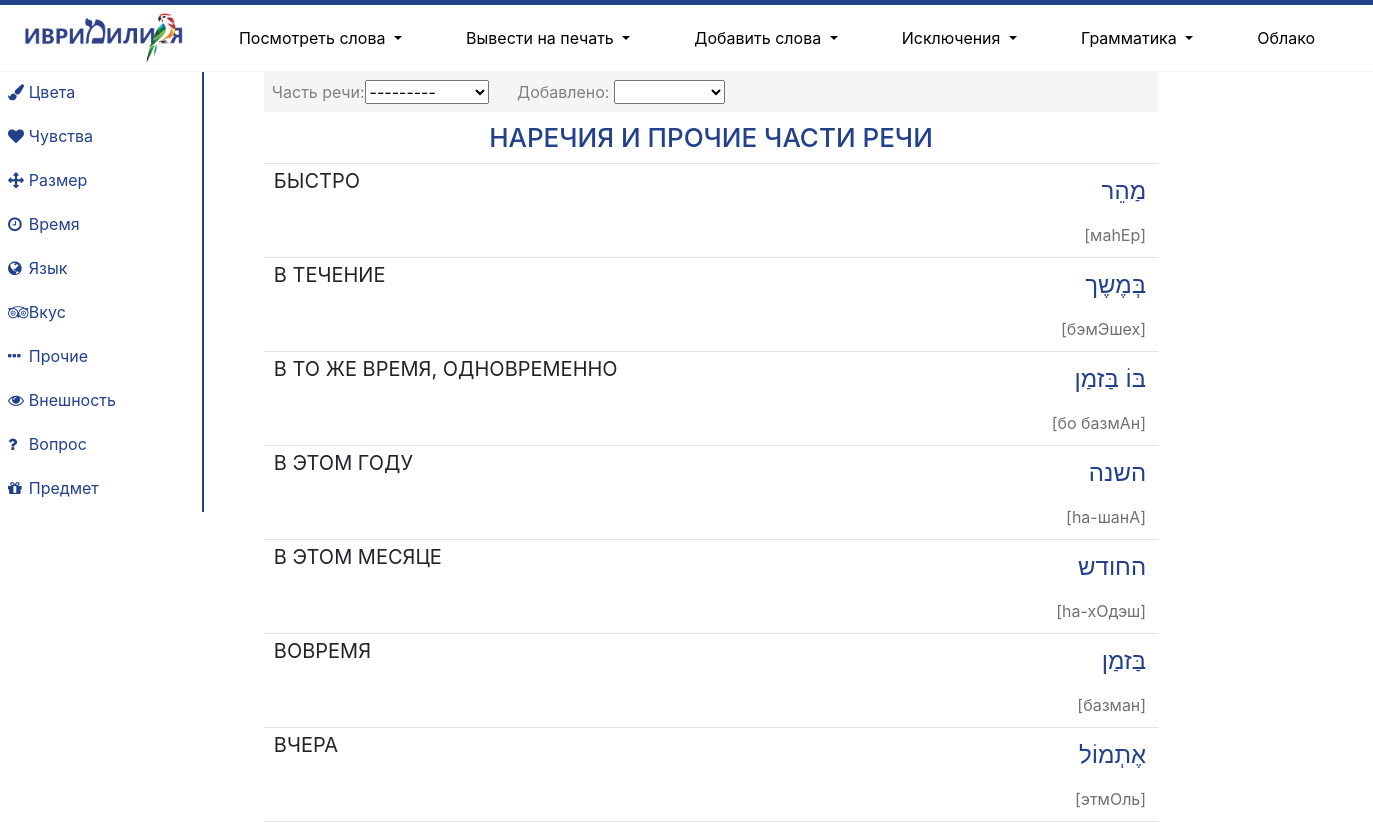
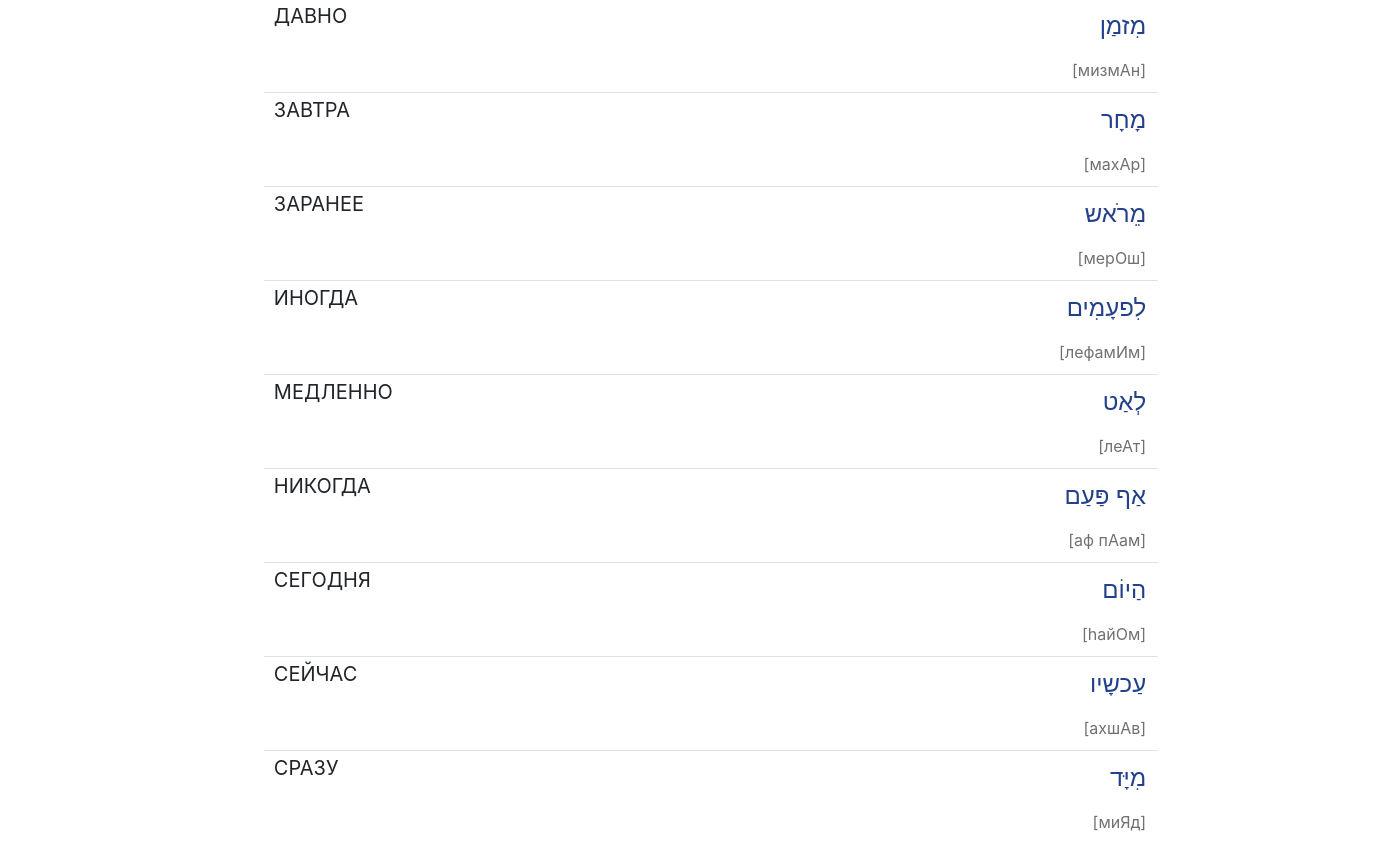
The app's page /adverbs/4/, older data (2 pictures, top to bottom).
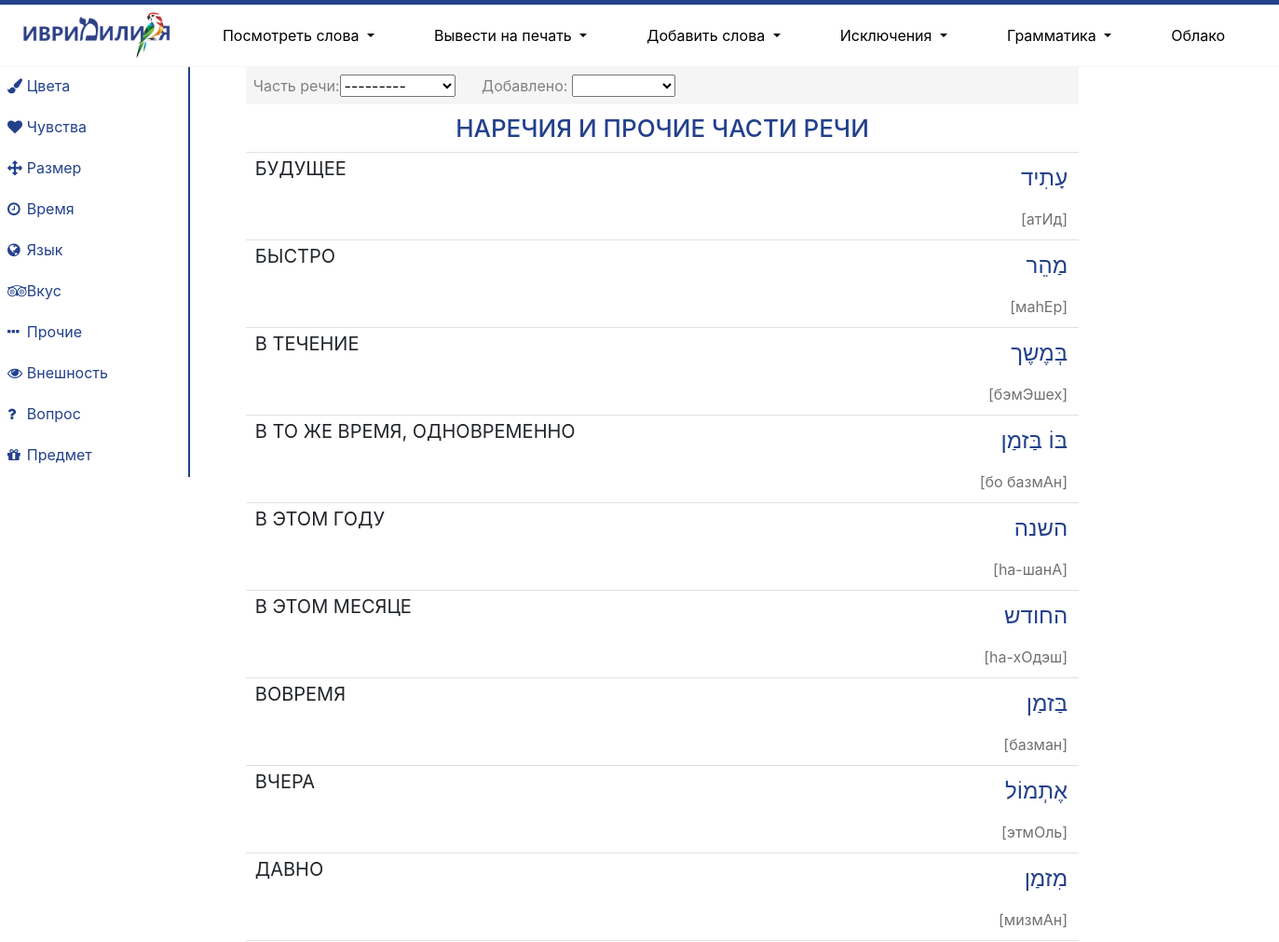
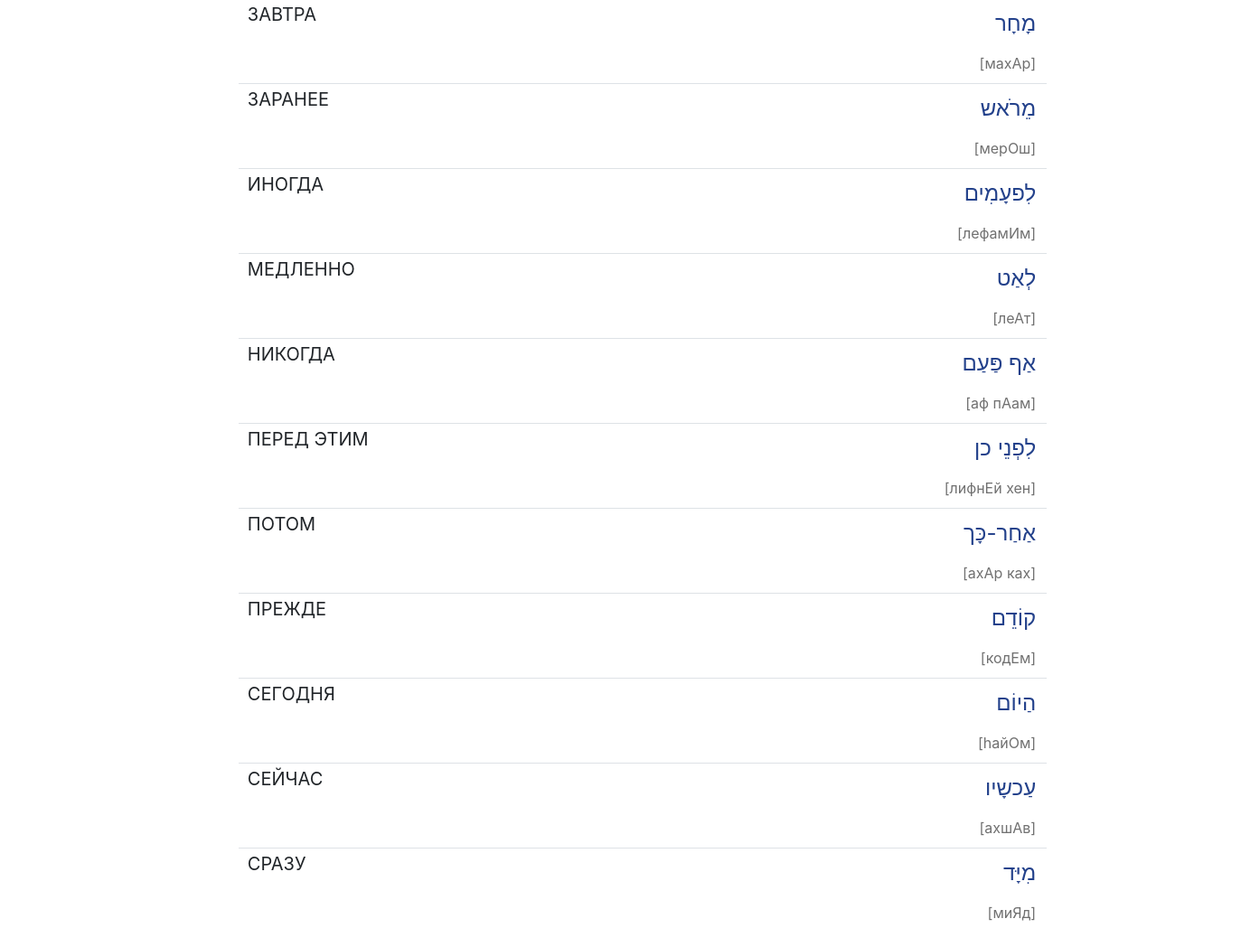
The same page, newer data (2 pictures, top to bottom).
### mycards/models.py (models this page shows, shortened)
class WordForm(models.Model):
    time = models.CharField(max_length=20, null=True, blank=True)
    gender = models.CharField(max_length=7, null=True, blank=True)
    number = models.CharField(max_length=13, null=True, blank=True)
    name = models.CharField(max_length=64, verbose_name='Название (для поиска)')
    vocal_name = models.CharField(max_length=64, verbose_name='Название с огласовками')
    exception = models.IntegerField(default=0)
    pronunciation = models.CharField(max_length=64, verbose_name='Произношение')
    translation = models.CharField(max_length=64, verbose_name='Перевод')
    word = models.ForeignKey(Word, on_delete=models.PROTECT, related_name='forms', verbose_name='Основная форма')
    example = models.TextField(null=True, blank=True)
    form_type = models.ForeignKey(FormType, on_delete=models.PROTECT, related_name='words', verbose_name='Тип формы', null=True)
    comment = models.TextField(null=True, blank=True)
    client = models.ManyToManyField(Client, through='ClientWordForm', related_name='words')

### mycards/views.py (the view)
# urls.py: path('adverbs/<int:topic>/', views.adverbs_filter, name='adverbs_filter'),
def adverbs_filter(request, topic):
    topics = Topic.objects.exclude(pk=0)
    adverbs = Word.objects.filter(type_id__in=[11, 13, 14, 15, 16, 17])
    adverbs = adverbs.filter(topic=topic)
    form1 = AdverbsFilterForm(request.GET)
    if form1.is_valid():
        if form1.cleaned_data["type"]:
            adverbs = adverbs.filter(type_id=form1.cleaned_data['type']).distinct()
        if form1.cleaned_data["date"]:
            today = dt.datetime.now()
            DD = dt.timedelta(days=int(form1.cleaned_data['date']))
            earlier = today - DD
            adverbs = adverbs.filter(time_create__gt=earlier)
    adverbs_info = []
    form_type = FormType.objects.all()
    for adverb in adverbs:
        adverb_info = dict()
        expressions_info = []
        other_forms = []
        if Path(os.path.join(settings.BASE_DIR, 'mycards/static/img', adverb.picture)).exists():
            adverb_info['picture'] = adverb.picture
        else:
            adverb_info['picture'] = 'нет фото.jpg'
        adverb_info['id'] = adverb.pk
        for form in adverb.forms.all():
            if form.form_type == form_type[0]:
                adverb_info['name'] = form.vocal_name
                adverb_info['translation'] = form.translation
                adverb_info['pronunciation'] = form.pronunciation
            else:
                other_form = dict()
                other_form['name'] = form.vocal_name
                other_form['translation'] = form.translation
                other_form['pronunciation'] = form.pronunciation
                other_forms.append(other_form)
        for expression in adverb.expressions.all():
            expression_info = dict()
            expression_info['name'] = expression.expression
            expression_info['translation'] = expression.translation
            expression_info['pronunciation'] = expression.pronunciation
            expressions_info.append(expression_info)
        adverb_info['other_forms'] = other_forms
        adverb_info['expressions'] = expressions_info
        adverbs_info.append(adverb_info)
    adverbs_info = sorted(adverbs_info, key=lambda word: word['translation'], reverse=False)
    return render(request, "mycards/adverbs.html", {'adverbs_info': adverbs_info, 'topics': topics, 'title': 'НАРЕЧИЯ', 'form1': form1})

### mycards/forms.py
class AdverbsFilterForm(forms.Form):
    type = forms.ModelChoiceField(label='Часть речи',
                                  initial='',
                                  required=False,
                                  queryset=Type.objects.filter(
                                      pk__in=[11, 13, 14, 15, 16, 17]),
                                  widget=forms.Select(attrs={'onchange': 'submit();'})
                                  )
    date = forms.ChoiceField(label='Добавлено',
                             initial="",
                             required=False,
                             choices=periods,
                             widget=forms.Select(attrs={'onchange': 'submit();'})
                             )

### mycards/models.py (called while the page is built)
    def __str__(self):
        return str(self.name)

### mycards/templates/mycards/adverbs.html (shortened to what this page needs)
{% extends 'mycards/base.html' %}
{% load custom_tags %}
{% load static %}
{% block container %}
{% load crispy_forms_tags %}
<div class="row">
    <div class="col-2">
        <ul class="nav flex-column" style="border-right: 2px solid #23418b">
            {% for topic in topics %}
            <div class="row align-items-center p-0 m-0">
                <div class="col-1 m-0 p-0 text-right">
                    {% if topic.name_icon != None %}<i class="fa {{ topic.name_icon }} text-right pb-1 pl-2" aria-hidden="true" style="color: #23418b"></i> {% endif %}
                </div>
                <div class="col-11 m-0 p-0">
                    <li class="nav-item p-0 m-0">
                    <a class="nav-link pl-2 pb-2 mb-1 ml-1" href="{% url 'adverbs_filter' topic.pk %}" style="color: #23418b">{{ topic.category }}</a>
                    </li>
                </div>
            </div>
            {% endfor %}
        </ul>
    </div>
    <div class="col-10">
        <div class="container">
            <div class="col-10">
                <div class="row m-0 p-0" style="background: #F5F5F5">
                        <form action="" method="get" class="my-1 py-1">
                            <label class="form-label ml-2 my-0 py-0" for="{{ form1.type.id_for_label }}" style="color: grey">Часть речи: </label><span style="m-0 p-0">{{ form1.type }}</span>
                            <label class="form-label ml-4 my-0 py-0" for="{{ form1.date.id_for_label }}" style="color: grey">Добавлено: </label> {{ form1.date }}
                        </form>
                </div>
                <h1 class="text-center">НАРЕЧИЯ И ПРОЧИЕ ЧАСТИ РЕЧИ</h1>
            <table class="table dashed-border-top">
                {% for word in adverbs_info %}
                <tr>
                    <td class="word-translation">{{ word.translation|upper }}<br>
                    </td>
                    <td class="word-name-general color-male text-right"><span class="word-name">{{ word.name }}</span><br><br class="fs-6">
                        <span class="word-pronunciation mt-1">[{{ word.pronunciation }}]</span></td>
                </tr>
                {% endfor %}
             </table>
            </div>
        </div>
    </div>
</div>
{% endblock %}

Row changes from the older to the newer data that the page shows:
added WordForm: translation "БУДУЩЕЕ", name "עָתִיד", pronunciation "атИд"
added WordForm: translation "ПЕРЕД ЭТИМ", name "לִפְנֵי כן", pronunciation "лифнЕй хен"
added WordForm: translation "ПОТОМ", name "אַחַר-כָּך", pronunciation "ахАр ках"
added WordForm: translation "ПРЕЖДЕ", name "קוֹדֵם", pronunciation "кодЕм"
